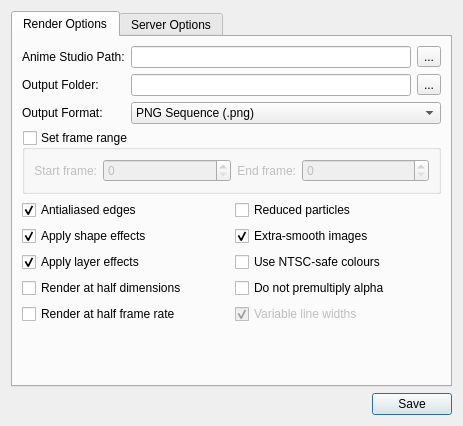
<?xml version="1.0" encoding="UTF-8"?>
<ui version="4.0">
 <class>Preferences</class>
 <widget class="QDialog" name="Preferences">
  <property name="geometry">
   <rect>
    <x>0</x>
    <y>0</y>
    <width>463</width>
    <height>426</height>
   </rect>
  </property>
  <property name="sizePolicy">
   <sizepolicy hsizetype="Minimum" vsizetype="Preferred">
    <horstretch>0</horstretch>
    <verstretch>0</verstretch>
   </sizepolicy>
  </property>
  <property name="windowTitle">
   <string>Render Options</string>
  </property>
  <layout class="QVBoxLayout" name="verticalLayout_2">
   <item>
    <widget class="QTabWidget" name="tabPreferences">
     <property name="currentIndex">
      <number>0</number>
     </property>
     <widget class="QWidget" name="tabRenderOptions">
      <attribute name="title">
       <string>Render Options</string>
      </attribute>
      <layout class="QVBoxLayout" name="verticalLayout">
       <item>
        <layout class="QGridLayout" name="gridLayout_3">
         <item row="0" column="0">
          <widget class="QLabel" name="labelAnimeStudioPath">
           <property name="text">
            <string>Anime Studio Path:</string>
           </property>
          </widget>
         </item>
         <item row="0" column="1">
          <widget class="QLineEdit" name="editAnimeStudioPath"/>
         </item>
         <item row="0" column="2">
          <widget class="QToolButton" name="buttonAnimeStudioPath">
           <property name="sizePolicy">
            <sizepolicy hsizetype="Fixed" vsizetype="Fixed">
             <horstretch>0</horstretch>
             <verstretch>0</verstretch>
            </sizepolicy>
           </property>
           <property name="text">
            <string>...</string>
           </property>
          </widget>
         </item>
         <item row="1" column="0">
          <widget class="QLabel" name="labelOutputDirectory">
           <property name="sizePolicy">
            <sizepolicy hsizetype="Fixed" vsizetype="Preferred">
             <horstretch>0</horstretch>
             <verstretch>0</verstretch>
            </sizepolicy>
           </property>
           <property name="text">
            <string>Output Folder:</string>
           </property>
          </widget>
         </item>
         <item row="1" column="1">
          <widget class="QLineEdit" name="editOutputDirectory">
           <property name="sizePolicy">
            <sizepolicy hsizetype="Preferred" vsizetype="Fixed">
             <horstretch>0</horstretch>
             <verstretch>0</verstretch>
            </sizepolicy>
           </property>
          </widget>
         </item>
         <item row="1" column="2">
          <widget class="QToolButton" name="buttonOutputDirectory">
           <property name="sizePolicy">
            <sizepolicy hsizetype="Fixed" vsizetype="Fixed">
             <horstretch>0</horstretch>
             <verstretch>0</verstretch>
            </sizepolicy>
           </property>
           <property name="text">
            <string>...</string>
           </property>
          </widget>
         </item>
         <item row="2" column="0">
          <widget class="QLabel" name="labelOutputFormat">
           <property name="sizePolicy">
            <sizepolicy hsizetype="Fixed" vsizetype="Preferred">
             <horstretch>0</horstretch>
             <verstretch>0</verstretch>
            </sizepolicy>
           </property>
           <property name="text">
            <string>Output Format:</string>
           </property>
          </widget>
         </item>
         <item row="2" column="1" colspan="2">
          <widget class="QComboBox" name="comboOutputFormat">
           <property name="currentIndex">
            <number>3</number>
           </property>
           <item>
            <property name="text">
             <string>JPEG Sequence (.jpg)</string>
            </property>
           </item>
           <item>
            <property name="text">
             <string>Windows Bitmap Sequence (.bmp)</string>
            </property>
           </item>
           <item>
            <property name="text">
             <string>Targa Sequence (.tga)</string>
            </property>
           </item>
           <item>
            <property name="text">
             <string>PNG Sequence (.png)</string>
            </property>
           </item>
           <item>
            <property name="text">
             <string>QuickTime Movie (.mov)</string>
            </property>
           </item>
           <item>
            <property name="text">
             <string>Adobe Flash (.swf)</string>
            </property>
           </item>
          </widget>
         </item>
        </layout>
       </item>
       <item>
        <widget class="QGroupBox" name="groupSetFrameRange">
         <property name="title">
          <string>Set frame range</string>
         </property>
         <property name="checkable">
          <bool>true</bool>
         </property>
         <property name="checked">
          <bool>false</bool>
         </property>
         <layout class="QGridLayout" name="gridLayout_2">
          <item row="0" column="0">
           <widget class="QLabel" name="labelStartFrame">
            <property name="sizePolicy">
             <sizepolicy hsizetype="Fixed" vsizetype="Preferred">
              <horstretch>0</horstretch>
              <verstretch>0</verstretch>
             </sizepolicy>
            </property>
            <property name="text">
             <string>Start frame:</string>
            </property>
            <property name="alignment">
             <set>Qt::AlignRight|Qt::AlignTrailing|Qt::AlignVCenter</set>
            </property>
           </widget>
          </item>
          <item row="0" column="1">
           <widget class="QSpinBox" name="spinnerStartFrame"/>
          </item>
          <item row="0" column="2">
           <widget class="QLabel" name="labelEndFrame">
            <property name="sizePolicy">
             <sizepolicy hsizetype="Fixed" vsizetype="Preferred">
              <horstretch>0</horstretch>
              <verstretch>0</verstretch>
             </sizepolicy>
            </property>
            <property name="text">
             <string>End frame:</string>
            </property>
            <property name="alignment">
             <set>Qt::AlignRight|Qt::AlignTrailing|Qt::AlignVCenter</set>
            </property>
           </widget>
          </item>
          <item row="0" column="3">
           <widget class="QSpinBox" name="spinnerEndFrame"/>
          </item>
         </layout>
        </widget>
       </item>
       <item>
        <layout class="QGridLayout" name="gridLayout">
         <item row="0" column="0">
          <widget class="QCheckBox" name="checkAntialiasedEdges">
           <property name="text">
            <string>Antialiased edges</string>
           </property>
           <property name="checkable">
            <bool>true</bool>
           </property>
           <property name="checked">
            <bool>true</bool>
           </property>
          </widget>
         </item>
         <item row="0" column="1">
          <widget class="QCheckBox" name="checkReducedParticles">
           <property name="text">
            <string>Reduced particles</string>
           </property>
          </widget>
         </item>
         <item row="1" column="0">
          <widget class="QCheckBox" name="checkApplyShapeEffects">
           <property name="text">
            <string>Apply shape effects</string>
           </property>
           <property name="checked">
            <bool>true</bool>
           </property>
          </widget>
         </item>
         <item row="1" column="1">
          <widget class="QCheckBox" name="checkExtraSmoothImages">
           <property name="text">
            <string>Extra-smooth images</string>
           </property>
           <property name="checked">
            <bool>true</bool>
           </property>
          </widget>
         </item>
         <item row="2" column="0">
          <widget class="QCheckBox" name="checkApplyLayerEffects">
           <property name="text">
            <string>Apply layer effects</string>
           </property>
           <property name="checked">
            <bool>true</bool>
           </property>
          </widget>
         </item>
         <item row="2" column="1">
          <widget class="QCheckBox" name="checkUseNTSCSafeColours">
           <property name="text">
            <string>Use NTSC-safe colours</string>
           </property>
          </widget>
         </item>
         <item row="3" column="0">
          <widget class="QCheckBox" name="checkRenderAtHalfDimensions">
           <property name="text">
            <string>Render at half dimensions</string>
           </property>
          </widget>
         </item>
         <item row="3" column="1">
          <widget class="QCheckBox" name="checkDoNotPremultiplyAlpha">
           <property name="text">
            <string>Do not premultiply alpha</string>
           </property>
          </widget>
         </item>
         <item row="4" column="0">
          <widget class="QCheckBox" name="checkRenderAtHalfFramerate">
           <property name="text">
            <string>Render at half frame rate</string>
           </property>
          </widget>
         </item>
         <item row="4" column="1">
          <widget class="QCheckBox" name="checkVariableLineWidths">
           <property name="enabled">
            <bool>false</bool>
           </property>
           <property name="text">
            <string>Variable line widths</string>
           </property>
           <property name="checked">
            <bool>true</bool>
           </property>
          </widget>
         </item>
        </layout>
       </item>
       <item>
        <spacer name="verticalSpacer_2">
         <property name="orientation">
          <enum>Qt::Vertical</enum>
         </property>
         <property name="sizeHint" stdset="0">
          <size>
           <width>20</width>
           <height>40</height>
          </size>
         </property>
        </spacer>
       </item>
      </layout>
     </widget>
     <widget class="QWidget" name="tabServerOptions">
      <attribute name="title">
       <string>Server Options</string>
      </attribute>
      <layout class="QVBoxLayout" name="verticalLayout_3">
       <item>
        <layout class="QGridLayout" name="gridLayout_4">
         <item row="0" column="0">
          <widget class="QLabel" name="labelRenderServer">
           <property name="sizePolicy">
            <sizepolicy hsizetype="Fixed" vsizetype="Preferred">
             <horstretch>0</horstretch>
             <verstretch>0</verstretch>
            </sizepolicy>
           </property>
           <property name="text">
            <string>Server:</string>
           </property>
          </widget>
         </item>
         <item row="0" column="1" colspan="3">
          <widget class="QComboBox" name="comboRenderServer">
           <property name="currentIndex">
            <number>-1</number>
           </property>
           <item>
            <property name="text">
             <string>This PC</string>
            </property>
           </item>
           <item>
            <property name="text">
             <string>Remote Server</string>
            </property>
           </item>
          </widget>
         </item>
         <item row="1" column="0">
          <widget class="QLabel" name="labelServer">
           <property name="text">
            <string>Address:</string>
           </property>
          </widget>
         </item>
         <item row="1" column="1">
          <widget class="QLineEdit" name="editServer">
           <property name="text">
            <string>127.0.0.1</string>
           </property>
          </widget>
         </item>
         <item row="1" column="2">
          <widget class="QLabel" name="labelPort">
           <property name="text">
            <string>Port:</string>
           </property>
          </widget>
         </item>
         <item row="1" column="3">
          <widget class="QSpinBox" name="spinnerPort">
           <property name="minimum">
            <number>1</number>
           </property>
           <property name="maximum">
            <number>65535</number>
           </property>
           <property name="value">
            <number>26462</number>
           </property>
          </widget>
         </item>
        </layout>
       </item>
       <item>
        <spacer name="verticalSpacer">
         <property name="orientation">
          <enum>Qt::Vertical</enum>
         </property>
         <property name="sizeHint" stdset="0">
          <size>
           <width>20</width>
           <height>196</height>
          </size>
         </property>
        </spacer>
       </item>
      </layout>
     </widget>
    </widget>
   </item>
   <item>
    <layout class="QHBoxLayout" name="horizontalLayout_4">
     <item>
      <spacer name="horizontalSpacer">
       <property name="orientation">
        <enum>Qt::Horizontal</enum>
       </property>
       <property name="sizeHint" stdset="0">
        <size>
         <width>40</width>
         <height>20</height>
        </size>
       </property>
      </spacer>
     </item>
     <item>
      <widget class="QPushButton" name="buttonSaveSettings">
       <property name="text">
        <string>Save</string>
       </property>
      </widget>
     </item>
    </layout>
   </item>
  </layout>
 </widget>
 <resources/>
 <connections>
  <connection>
   <sender>buttonAnimeStudioPath</sender>
   <signal>clicked()</signal>
   <receiver>Preferences</receiver>
   <slot>showOpenAnimeStudioDialogue()</slot>
   <hints>
    <hint type="sourcelabel">
     <x>312</x>
     <y>59</y>
    </hint>
    <hint type="destinationlabel">
     <x>179</x>
     <y>141</y>
    </hint>
   </hints>
  </connection>
  <connection>
   <sender>buttonOutputDirectory</sender>
   <signal>clicked()</signal>
   <receiver>Preferences</receiver>
   <slot>showOpenOutputDirectoryDialogue()</slot>
   <hints>
    <hint type="sourcelabel">
     <x>312</x>
     <y>85</y>
    </hint>
    <hint type="destinationlabel">
     <x>179</x>
     <y>141</y>
    </hint>
   </hints>
  </connection>
  <connection>
   <sender>buttonSaveSettings</sender>
   <signal>clicked()</signal>
   <receiver>Preferences</receiver>
   <slot>close()</slot>
   <hints>
    <hint type="sourcelabel">
     <x>325</x>
     <y>339</y>
    </hint>
    <hint type="destinationlabel">
     <x>196</x>
     <y>151</y>
    </hint>
   </hints>
  </connection>
  <connection>
   <sender>editAnimeStudioPath</sender>
   <signal>textChanged(QString)</signal>
   <receiver>Preferences</receiver>
   <slot>saveAnimeStudioPath()</slot>
   <hints>
    <hint type="sourcelabel">
     <x>125</x>
     <y>51</y>
    </hint>
    <hint type="destinationlabel">
     <x>4</x>
     <y>5</y>
    </hint>
   </hints>
  </connection>
  <connection>
   <sender>editOutputDirectory</sender>
   <signal>textChanged(QString)</signal>
   <receiver>Preferences</receiver>
   <slot>saveOutputDirectory()</slot>
   <hints>
    <hint type="sourcelabel">
     <x>166</x>
     <y>76</y>
    </hint>
    <hint type="destinationlabel">
     <x>4</x>
     <y>36</y>
    </hint>
   </hints>
  </connection>
  <connection>
   <sender>comboOutputFormat</sender>
   <signal>activated(int)</signal>
   <receiver>Preferences</receiver>
   <slot>saveOutputFormat()</slot>
   <hints>
    <hint type="sourcelabel">
     <x>182</x>
     <y>100</y>
    </hint>
    <hint type="destinationlabel">
     <x>4</x>
     <y>64</y>
    </hint>
   </hints>
  </connection>
  <connection>
   <sender>groupSetFrameRange</sender>
   <signal>toggled(bool)</signal>
   <receiver>Preferences</receiver>
   <slot>saveSetFrameRange()</slot>
   <hints>
    <hint type="sourcelabel">
     <x>35</x>
     <y>124</y>
    </hint>
    <hint type="destinationlabel">
     <x>4</x>
     <y>93</y>
    </hint>
   </hints>
  </connection>
  <connection>
   <sender>spinnerStartFrame</sender>
   <signal>valueChanged(int)</signal>
   <receiver>Preferences</receiver>
   <slot>saveStartFrame()</slot>
   <hints>
    <hint type="sourcelabel">
     <x>102</x>
     <y>154</y>
    </hint>
    <hint type="destinationlabel">
     <x>4</x>
     <y>121</y>
    </hint>
   </hints>
  </connection>
  <connection>
   <sender>spinnerEndFrame</sender>
   <signal>valueChanged(int)</signal>
   <receiver>Preferences</receiver>
   <slot>saveEndFrame()</slot>
   <hints>
    <hint type="sourcelabel">
     <x>297</x>
     <y>146</y>
    </hint>
    <hint type="destinationlabel">
     <x>331</x>
     <y>126</y>
    </hint>
   </hints>
  </connection>
  <connection>
   <sender>checkAntialiasedEdges</sender>
   <signal>toggled(bool)</signal>
   <receiver>Preferences</receiver>
   <slot>saveAntialiasedEdges()</slot>
   <hints>
    <hint type="sourcelabel">
     <x>24</x>
     <y>187</y>
    </hint>
    <hint type="destinationlabel">
     <x>3</x>
     <y>154</y>
    </hint>
   </hints>
  </connection>
  <connection>
   <sender>checkApplyShapeEffects</sender>
   <signal>toggled(bool)</signal>
   <receiver>Preferences</receiver>
   <slot>saveApplyShapeEffects()</slot>
   <hints>
    <hint type="sourcelabel">
     <x>28</x>
     <y>211</y>
    </hint>
    <hint type="destinationlabel">
     <x>4</x>
     <y>185</y>
    </hint>
   </hints>
  </connection>
  <connection>
   <sender>checkApplyLayerEffects</sender>
   <signal>toggled(bool)</signal>
   <receiver>Preferences</receiver>
   <slot>saveApplyLayerEffects()</slot>
   <hints>
    <hint type="sourcelabel">
     <x>30</x>
     <y>232</y>
    </hint>
    <hint type="destinationlabel">
     <x>3</x>
     <y>218</y>
    </hint>
   </hints>
  </connection>
  <connection>
   <sender>checkRenderAtHalfDimensions</sender>
   <signal>toggled(bool)</signal>
   <receiver>Preferences</receiver>
   <slot>saveRenderAtHalfDimensions()</slot>
   <hints>
    <hint type="sourcelabel">
     <x>40</x>
     <y>259</y>
    </hint>
    <hint type="destinationlabel">
     <x>3</x>
     <y>249</y>
    </hint>
   </hints>
  </connection>
  <connection>
   <sender>checkRenderAtHalfFramerate</sender>
   <signal>toggled(bool)</signal>
   <receiver>Preferences</receiver>
   <slot>saveRenderAtHalfFramerate()</slot>
   <hints>
    <hint type="sourcelabel">
     <x>28</x>
     <y>277</y>
    </hint>
    <hint type="destinationlabel">
     <x>3</x>
     <y>279</y>
    </hint>
   </hints>
  </connection>
  <connection>
   <sender>checkReducedParticles</sender>
   <signal>toggled(bool)</signal>
   <receiver>Preferences</receiver>
   <slot>saveReducedParticles()</slot>
   <hints>
    <hint type="sourcelabel">
     <x>309</x>
     <y>186</y>
    </hint>
    <hint type="destinationlabel">
     <x>333</x>
     <y>161</y>
    </hint>
   </hints>
  </connection>
  <connection>
   <sender>checkExtraSmoothImages</sender>
   <signal>toggled(bool)</signal>
   <receiver>Preferences</receiver>
   <slot>saveExtraSmoothImages()</slot>
   <hints>
    <hint type="sourcelabel">
     <x>306</x>
     <y>213</y>
    </hint>
    <hint type="destinationlabel">
     <x>333</x>
     <y>217</y>
    </hint>
   </hints>
  </connection>
  <connection>
   <sender>checkUseNTSCSafeColours</sender>
   <signal>toggled(bool)</signal>
   <receiver>Preferences</receiver>
   <slot>saveUseNTSCSafeColours()</slot>
   <hints>
    <hint type="sourcelabel">
     <x>309</x>
     <y>235</y>
    </hint>
    <hint type="destinationlabel">
     <x>333</x>
     <y>250</y>
    </hint>
   </hints>
  </connection>
  <connection>
   <sender>checkDoNotPremultiplyAlpha</sender>
   <signal>toggled(bool)</signal>
   <receiver>Preferences</receiver>
   <slot>saveDoNotPremultiplyAlpha()</slot>
   <hints>
    <hint type="sourcelabel">
     <x>309</x>
     <y>257</y>
    </hint>
    <hint type="destinationlabel">
     <x>333</x>
     <y>284</y>
    </hint>
   </hints>
  </connection>
  <connection>
   <sender>checkVariableLineWidths</sender>
   <signal>toggled(bool)</signal>
   <receiver>Preferences</receiver>
   <slot>saveVariableLineWidths()</slot>
   <hints>
    <hint type="sourcelabel">
     <x>309</x>
     <y>279</y>
    </hint>
    <hint type="destinationlabel">
     <x>333</x>
     <y>313</y>
    </hint>
   </hints>
  </connection>
  <connection>
   <sender>comboRenderServer</sender>
   <signal>activated(int)</signal>
   <receiver>Preferences</receiver>
   <slot>saveRenderServer()</slot>
   <hints>
    <hint type="sourcelabel">
     <x>234</x>
     <y>47</y>
    </hint>
    <hint type="destinationlabel">
     <x>275</x>
     <y>1</y>
    </hint>
   </hints>
  </connection>
  <connection>
   <sender>editServer</sender>
   <signal>textChanged(QString)</signal>
   <receiver>Preferences</receiver>
   <slot>saveServerIP()</slot>
   <hints>
    <hint type="sourcelabel">
     <x>70</x>
     <y>79</y>
    </hint>
    <hint type="destinationlabel">
     <x>329</x>
     <y>121</y>
    </hint>
   </hints>
  </connection>
  <connection>
   <sender>spinnerPort</sender>
   <signal>valueChanged(int)</signal>
   <receiver>Preferences</receiver>
   <slot>saveServerPort()</slot>
   <hints>
    <hint type="sourcelabel">
     <x>304</x>
     <y>81</y>
    </hint>
    <hint type="destinationlabel">
     <x>331</x>
     <y>91</y>
    </hint>
   </hints>
  </connection>
  <connection>
   <sender>comboRenderServer</sender>
   <signal>currentIndexChanged(int)</signal>
   <receiver>Preferences</receiver>
   <slot>toggleServerSettings(int)</slot>
   <hints>
    <hint type="sourcelabel">
     <x>109</x>
     <y>48</y>
    </hint>
    <hint type="destinationlabel">
     <x>119</x>
     <y>331</y>
    </hint>
   </hints>
  </connection>
 </connections>
 <slots>
  <slot>showOpenOutputDirectoryDialogue()</slot>
  <slot>saveSettings()</slot>
  <slot>showOpenAnimeStudioDialogue()</slot>
  <slot>saveAnimeStudioPath()</slot>
  <slot>saveOutputDirectory()</slot>
  <slot>saveOutputFormat()</slot>
  <slot>saveSetFrameRange()</slot>
  <slot>saveStartFrame()</slot>
  <slot>saveEndFrame()</slot>
  <slot>saveAntialiasedEdges()</slot>
  <slot>saveApplyShapeEffects()</slot>
  <slot>saveApplyLayerEffects()</slot>
  <slot>saveRenderAtHalfDimensions()</slot>
  <slot>saveRenderAtHalfFramerate()</slot>
  <slot>saveReducedParticles()</slot>
  <slot>saveExtraSmoothImages()</slot>
  <slot>saveUseNTSCSafeColours()</slot>
  <slot>saveDoNotPremultiplyAlpha()</slot>
  <slot>saveVariableLineWidths()</slot>
  <slot>saveRenderServer()</slot>
  <slot>saveServerIP()</slot>
  <slot>saveServerPort()</slot>
  <slot>toggleServerSettings(int)</slot>
 </slots>
</ui>
